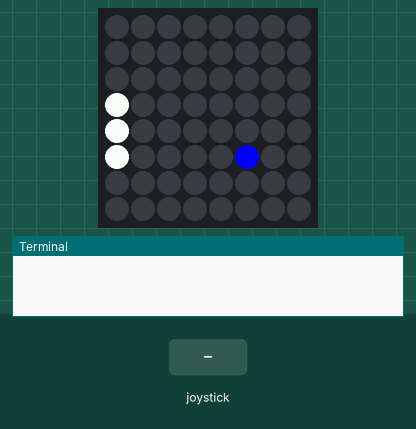
Bench run of a program on a simulated Raspberry Pi (BCM pin numbers) with a Sense HAT. Parts: the Sense HAT's 8×8 RGB LED matrix, the last lines printed to the terminal. The inputs (shaded band) are chosen by the test bench. The 64×8 strip is a reading aid, not a part: it shows the text the matrix is scrolling, unrolled, one strip-width of it at a time. At 10.7 s the program stops and its outputs stay as they are.

Above: at 1.2 s.
1.3 s: joystick pushed up
At 1.9 s:
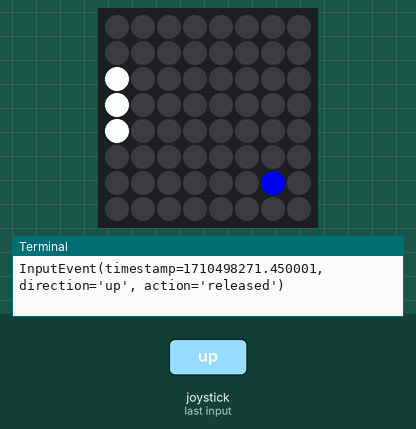
At 2.4 s:
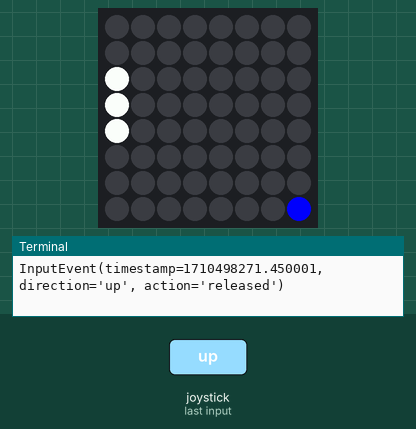
4.3 s: joystick pushed down
At 4.9 s:
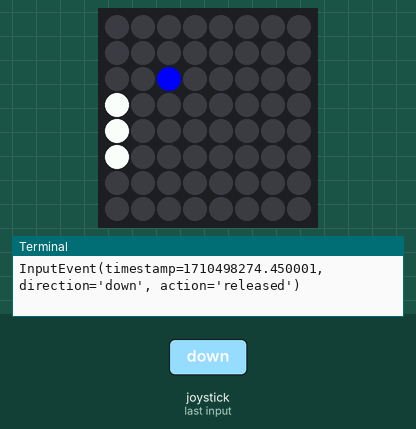
Timing chart, 0 to 7.3 s (numbered marks = the images above; inputs shaded):
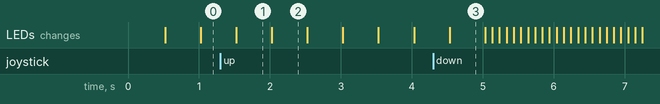

Measured:
- after the input at 1.3 s, the LEDs: change after 0.23 s (image 1)
- after the input at 4.3 s, the LEDs: change after 0.23 s (image 3)
- what the display in image 1 shows lasts 0.5 s, from 1.5 s to 2.0 s

The program:

sense_hat_pong.py
```python
from time import sleep
from sense_hat import SenseHat
# from sense_emu import SenseHat
sense = SenseHat()

y = 4
ball_position = [3, 3]
ball_velocity = [1, 1]

def draw_bat():
    sense.set_pixel(0, y, 255, 255, 255)
    sense.set_pixel(0, y+1, 255, 255, 255)
    sense.set_pixel(0, y-1, 255, 255, 255)

def move_up(event):
    global y
    if y > 1 and event.action=='pressed':
        y -= 1
    print(event)

def move_down(event):
    global y
    if y < 6 and event.action=='pressed':
        y += 1
    print(event)

def draw_ball():
    sense.set_pixel(ball_position[0], ball_position[1], 0, 0, 255)
    ball_position[0] += ball_velocity[0]
    ball_position[1] += ball_velocity[1]
    if ball_position[0] == 7:
        ball_velocity[0] = -ball_velocity[0]
    if ball_position[1] == 0 or ball_position[1] == 7:
        ball_velocity[1] = -ball_velocity[1]
    if ball_position[0] == 0:
        sense.show_message("You Lose", text_colour=(255, 0, 0))
        quit()
    if ball_position[0] == 1 and y - 1 <= ball_position[1] <= y+1:
        ball_velocity[0] = -ball_velocity[0]

sense.stick.direction_up = move_up
sense.stick.direction_down = move_down

while True:
    sense.clear(0, 0, 0)
    draw_bat()
    draw_ball()
    sleep(0.50)
```
